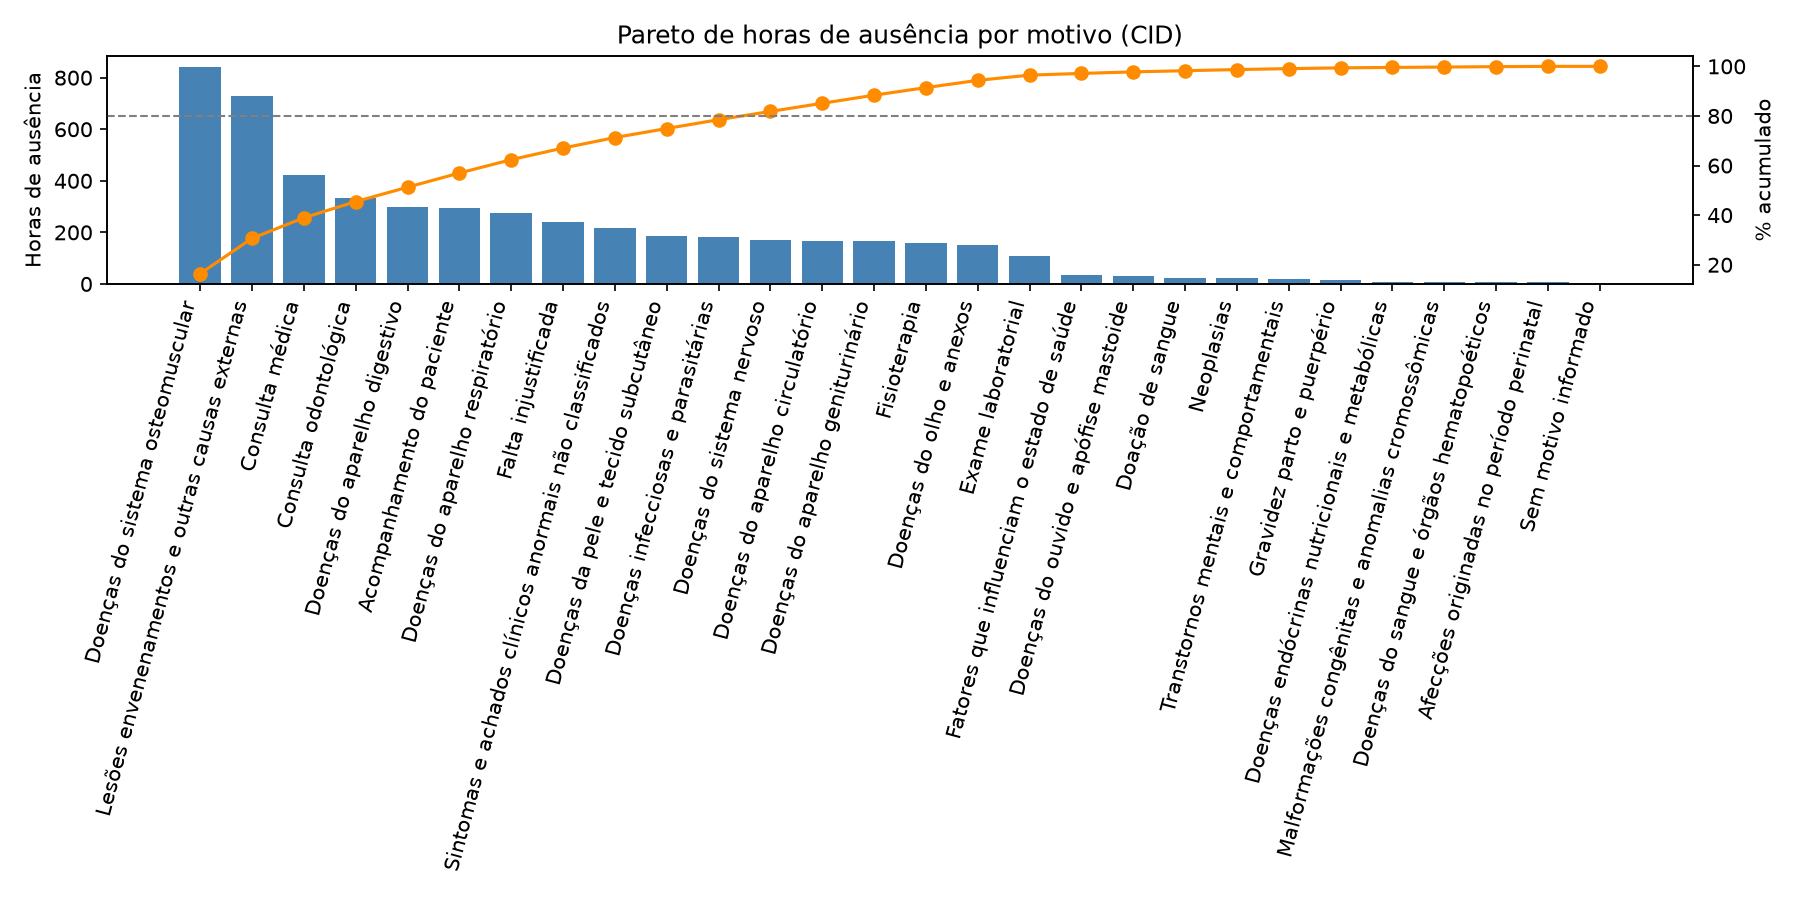

The script that saved this image:
import pandas as pd
from sqlalchemy import create_engine
import matplotlib.pyplot as plt

engine = create_engine("postgresql://dbt_user:dbt_pass@localhost:5433/absenteeismo")

query = "SELECT * FROM dbt_marilia.mart_absenteeism_by_reason ORDER BY total_absence_hours DESC"
df = pd.read_sql(query, engine)

df["cum_hours"] = df["total_absence_hours"].cumsum()
df["cum_pct"] = 100 * df["cum_hours"] / df["total_absence_hours"].sum()

print(df[["reason_description", "total_absence_hours", "cum_pct"]].to_string(index=False))

fig, ax1 = plt.subplots(figsize=(12, 6))

ax1.bar(df["reason_description"], df["total_absence_hours"], color="steelblue")
ax1.set_ylabel("Horas de ausência")
ax1.set_xticks(range(len(df)))
ax1.set_xticklabels(df["reason_description"], rotation=75, ha="right")

ax2 = ax1.twinx()
ax2.plot(df["reason_description"], df["cum_pct"], color="darkorange", marker="o")
ax2.set_ylabel("% acumulado")
ax2.axhline(80, color="gray", linestyle="--", linewidth=1)

plt.title("Pareto de horas de ausência por motivo (CID)")
plt.tight_layout()
plt.savefig("pareto_cid.png", dpi=150)
print("\nGráfico salvo em pareto_cid.png")
